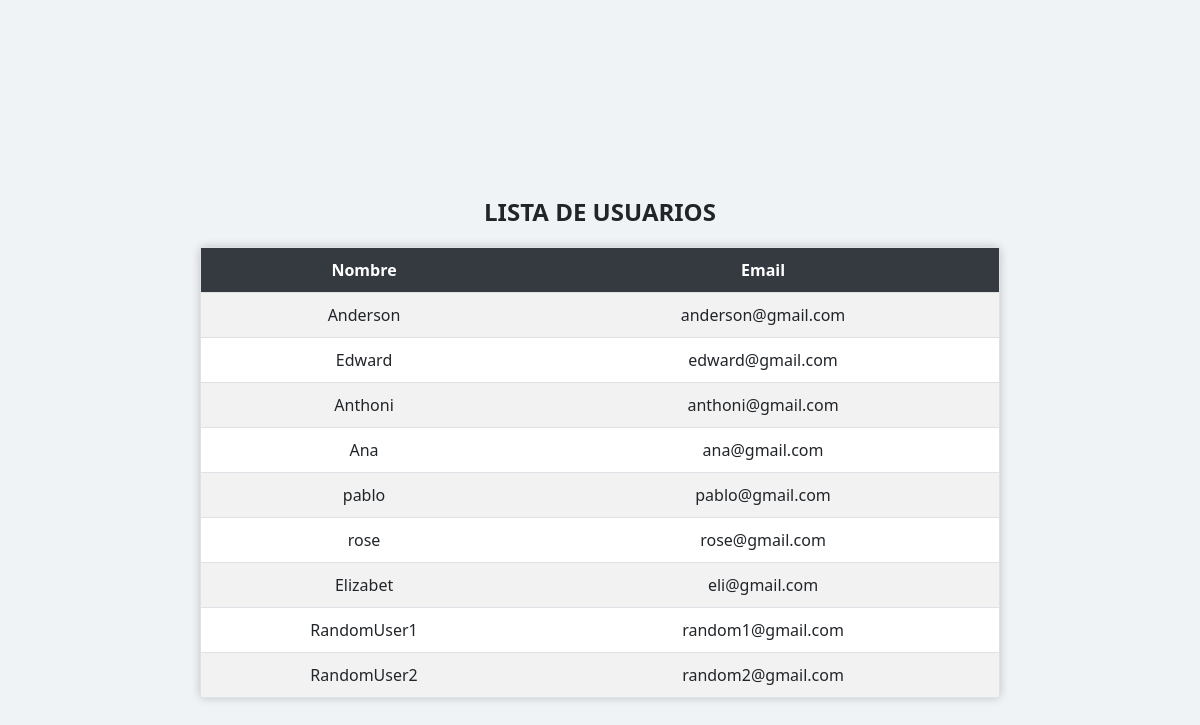
The page /Menu/contacto.php (signed in) on the database its author committed.
### tables this page shows
create table
    if not EXISTS users(
        id int not null AUTO_INCREMENT primary key,
        name varchar (20) not null,
        email varchar(50) not null,
        permissions varchar(30) not null,
        password varchar (15) not null,
        status varchar (15) not null
    );

### Menu/contacto.php (the view, shortened to what this page needs)
<!DOCTYPE html>
<html lang="es">
<head>
    <link href="https://cdn.jsdelivr.net/npm/bootstrap@5.5.0/dist/css/bootstrap.min.css" rel="stylesheet">
    <link rel="stylesheet" type="text/css" href="contacto.css">
</head>
<body>
    <div class="container mt-5">
        <h2 class="text-center">Lista de Usuarios</h2>
        <table class="table table-striped table-custom">
            <thead>
                <tr>
                    <th>Nombre</th>
                    <th>Email</th>
                </tr>
            </thead>
            <tbody>
                <?php
                $conexion = new mysqli("localhost", "root", "", "botiquin_sa");
                $consulta = "SELECT name, email FROM users";
                $resultado = $conexion->query($consulta);
                while ($fila = $resultado->fetch_assoc()) {
                    echo "<tr>";
                    echo "<td>" . $fila['name'] . "</td>";
                    echo "<td>" . $fila['email'] . "</td>";
                    echo "</tr>";
                }
                ?>
            </tbody>
        </table>
    </div>
</body>
</html>

### Menu/contacto.css (style rules this page uses)
.table-custom { width: 100%; max-width: 800px; margin: 0 auto; background-color: #f8f9fa; border: 1px solid #dee2e6; border-radius: 5px; box-shadow: 0px 0px 10px rgba(0, 0, 0, 0.2); }
.table-custom th { background-color: #343a40; color: white; }
.table-custom th, .table-custom td { text-align: center; padding: 10px; }
.table-custom tbody tr:nth-child(even) { background-color: #e2e6ea; }
.container h2 { margin-bottom: 20px; font-size: 24px; font-weight: bold; text-transform: uppercase; }
.container { display: flex; flex-direction: column; align-items: center; justify-content: center; min-height: 100vh; }
body { background-color: #f0f3f5; }

### rows shown on the page
users: name "Anderson", email "anderson@gmail.com"
users: name "Edward", email "edward@gmail.com"
users: name "Anthoni", email "anthoni@gmail.com"
users: name "Ana", email "ana@gmail.com"
users: name "pablo", email "pablo@gmail.com"
users: name "rose", email "rose@gmail.com"
users: name "Elizabet", email "eli@gmail.com"
users: name "RandomUser1", email "random1@gmail.com"
users: name "RandomUser2", email "random2@gmail.com"
